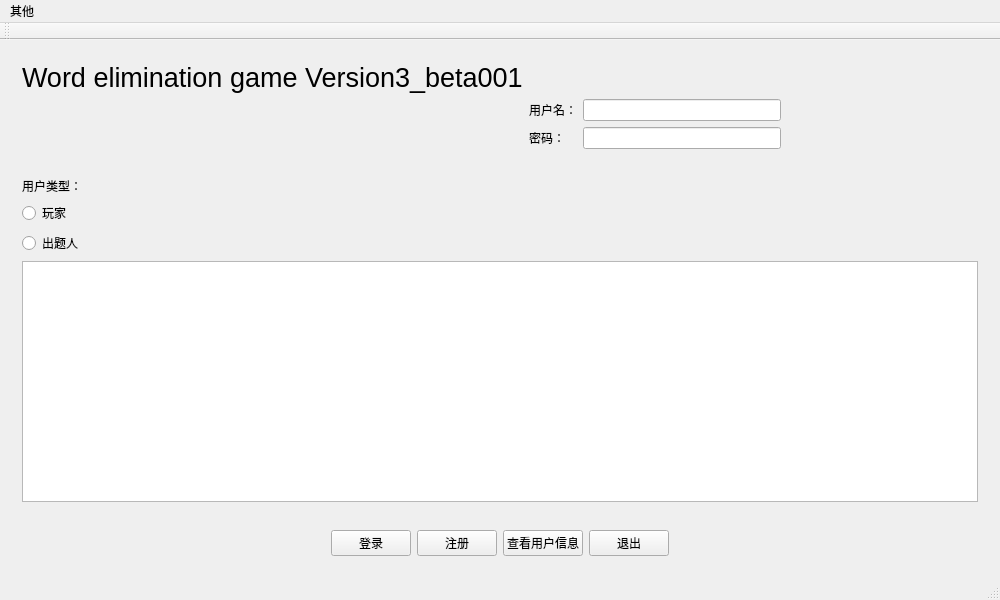
<?xml version="1.0" encoding="UTF-8"?>
<ui version="4.0">
 <class>MainWindow</class>
 <widget class="QMainWindow" name="MainWindow">
  <property name="geometry">
   <rect>
    <x>0</x>
    <y>0</y>
    <width>1000</width>
    <height>600</height>
   </rect>
  </property>
  <property name="minimumSize">
   <size>
    <width>1000</width>
    <height>600</height>
   </size>
  </property>
  <property name="maximumSize">
   <size>
    <width>1000</width>
    <height>600</height>
   </size>
  </property>
  <property name="windowTitle">
   <string>MainWindow</string>
  </property>
  <widget class="QWidget" name="centralWidget">
   <layout class="QVBoxLayout" name="verticalLayout">
    <item>
     <widget class="QWidget" name="widget" native="true">
      <layout class="QGridLayout" name="gridLayout">
       <item row="2" column="1">
        <widget class="QLabel" name="label_2">
         <property name="text">
          <string>密码：</string>
         </property>
        </widget>
       </item>
       <item row="1" column="0">
        <spacer name="horizontalSpacer_4">
         <property name="orientation">
          <enum>Qt::Horizontal</enum>
         </property>
         <property name="sizeHint" stdset="0">
          <size>
           <width>40</width>
           <height>20</height>
          </size>
         </property>
        </spacer>
       </item>
       <item row="2" column="3">
        <spacer name="horizontalSpacer">
         <property name="orientation">
          <enum>Qt::Horizontal</enum>
         </property>
         <property name="sizeHint" stdset="0">
          <size>
           <width>40</width>
           <height>20</height>
          </size>
         </property>
        </spacer>
       </item>
       <item row="1" column="2">
        <widget class="QLineEdit" name="input1"/>
       </item>
       <item row="1" column="1">
        <widget class="QLabel" name="label">
         <property name="text">
          <string>用户名：</string>
         </property>
        </widget>
       </item>
       <item row="2" column="2">
        <widget class="QLineEdit" name="input2"/>
       </item>
       <item row="0" column="0">
        <widget class="QLabel" name="label_4">
         <property name="font">
          <font>
           <pointsize>20</pointsize>
          </font>
         </property>
         <property name="text">
          <string>Word elimination game Version3_beta001</string>
         </property>
        </widget>
       </item>
      </layout>
     </widget>
    </item>
    <item>
     <widget class="QWidget" name="widget_3" native="true">
      <layout class="QVBoxLayout" name="verticalLayout_2">
       <item>
        <widget class="QLabel" name="label_3">
         <property name="text">
          <string>用户类型：</string>
         </property>
        </widget>
       </item>
       <item>
        <widget class="QRadioButton" name="typeplayer">
         <property name="text">
          <string>玩家</string>
         </property>
        </widget>
       </item>
       <item>
        <widget class="QRadioButton" name="typeque">
         <property name="text">
          <string>出题人</string>
         </property>
        </widget>
       </item>
       <item>
        <widget class="QTextEdit" name="textEdit1"/>
       </item>
      </layout>
     </widget>
    </item>
    <item>
     <widget class="QWidget" name="widget_4" native="true">
      <layout class="QHBoxLayout" name="horizontalLayout">
       <item>
        <spacer name="horizontalSpacer_2">
         <property name="orientation">
          <enum>Qt::Horizontal</enum>
         </property>
         <property name="sizeHint" stdset="0">
          <size>
           <width>40</width>
           <height>20</height>
          </size>
         </property>
        </spacer>
       </item>
       <item>
        <widget class="QPushButton" name="pushButton">
         <property name="text">
          <string>登录</string>
         </property>
        </widget>
       </item>
       <item>
        <widget class="QPushButton" name="pushButton_2">
         <property name="text">
          <string>注册</string>
         </property>
        </widget>
       </item>
       <item>
        <widget class="QPushButton" name="userdt">
         <property name="text">
          <string>查看用户信息</string>
         </property>
        </widget>
       </item>
       <item>
        <widget class="QPushButton" name="exitbt">
         <property name="text">
          <string>退出</string>
         </property>
        </widget>
       </item>
       <item>
        <spacer name="horizontalSpacer_3">
         <property name="orientation">
          <enum>Qt::Horizontal</enum>
         </property>
         <property name="sizeHint" stdset="0">
          <size>
           <width>40</width>
           <height>20</height>
          </size>
         </property>
        </spacer>
       </item>
      </layout>
     </widget>
    </item>
   </layout>
  </widget>
  <widget class="QMenuBar" name="menuBar">
   <property name="geometry">
    <rect>
     <x>0</x>
     <y>0</y>
     <width>1000</width>
     <height>22</height>
    </rect>
   </property>
   <widget class="QMenu" name="menu">
    <property name="title">
     <string>其他</string>
    </property>
    <addaction name="actionAbout"/>
    <addaction name="actionExit"/>
   </widget>
   <addaction name="menu"/>
  </widget>
  <widget class="QToolBar" name="mainToolBar">
   <attribute name="toolBarArea">
    <enum>TopToolBarArea</enum>
   </attribute>
   <attribute name="toolBarBreak">
    <bool>false</bool>
   </attribute>
  </widget>
  <widget class="QStatusBar" name="statusBar"/>
  <action name="actionAbout">
   <property name="text">
    <string>关于</string>
   </property>
  </action>
  <action name="actionExit">
   <property name="text">
    <string>退出</string>
   </property>
  </action>
 </widget>
 <layoutdefault spacing="6" margin="11"/>
 <resources/>
 <connections/>
</ui>
